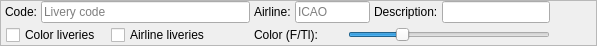
<?xml version="1.0" encoding="UTF-8"?>
<ui version="4.0">
 <class>CLiveryFilterBar</class>
 <widget class="QFrame" name="CLiveryFilterBar">
  <property name="geometry">
   <rect>
    <x>0</x>
    <y>0</y>
    <width>597</width>
    <height>44</height>
   </rect>
  </property>
  <property name="maximumSize">
   <size>
    <width>16777215</width>
    <height>50</height>
   </size>
  </property>
  <property name="windowTitle">
   <string>Frame</string>
  </property>
  <property name="frameShape">
   <enum>QFrame::StyledPanel</enum>
  </property>
  <property name="frameShadow">
   <enum>QFrame::Raised</enum>
  </property>
  <layout class="QGridLayout" name="gl_CLiveryFilterBar">
   <property name="leftMargin">
    <number>0</number>
   </property>
   <property name="topMargin">
    <number>0</number>
   </property>
   <property name="rightMargin">
    <number>0</number>
   </property>
   <property name="bottomMargin">
    <number>0</number>
   </property>
   <property name="horizontalSpacing">
    <number>4</number>
   </property>
   <property name="verticalSpacing">
    <number>2</number>
   </property>
   <item row="0" column="3">
    <widget class="QLabel" name="lbl_AirlineIcaoCode">
     <property name="text">
      <string>Airline:</string>
     </property>
    </widget>
   </item>
   <item row="0" column="1">
    <widget class="QLabel" name="lbl_LiveryCode">
     <property name="text">
      <string>Code:</string>
     </property>
    </widget>
   </item>
   <item row="0" column="5">
    <widget class="QLabel" name="lbl_Description">
     <property name="text">
      <string>Description:</string>
     </property>
    </widget>
   </item>
   <item row="0" column="2">
    <widget class="QLineEdit" name="le_LiveryCode">
     <property name="placeholderText">
      <string>Livery code</string>
     </property>
    </widget>
   </item>
   <item row="0" column="0">
    <widget class="BlackGui::Filters::CFilterBarButtons" name="filter_Buttons">
     <property name="frameShape">
      <enum>QFrame::StyledPanel</enum>
     </property>
     <property name="frameShadow">
      <enum>QFrame::Raised</enum>
     </property>
    </widget>
   </item>
   <item row="0" column="6">
    <widget class="QLineEdit" name="le_Description"/>
   </item>
   <item row="0" column="4">
    <widget class="QLineEdit" name="le_AirlineIcaoCode">
     <property name="maximumSize">
      <size>
       <width>75</width>
       <height>16777215</height>
      </size>
     </property>
     <property name="placeholderText">
      <string>ICAO</string>
     </property>
    </widget>
   </item>
   <item row="1" column="3" colspan="4">
    <widget class="QWidget" name="wi_Colors" native="true">
     <layout class="QHBoxLayout" name="hl_Colors">
      <property name="spacing">
       <number>10</number>
      </property>
      <property name="leftMargin">
       <number>0</number>
      </property>
      <property name="topMargin">
       <number>0</number>
      </property>
      <property name="rightMargin">
       <number>0</number>
      </property>
      <property name="bottomMargin">
       <number>0</number>
      </property>
      <item>
       <widget class="QLabel" name="lbl_Color">
        <property name="text">
         <string>Color (F/Tl):</string>
        </property>
       </widget>
      </item>
      <item>
       <widget class="BlackGui::Components::CColorSelector" name="color_Fuselage">
        <property name="frameShape">
         <enum>QFrame::StyledPanel</enum>
        </property>
        <property name="frameShadow">
         <enum>QFrame::Raised</enum>
        </property>
       </widget>
      </item>
      <item>
       <widget class="BlackGui::Components::CColorSelector" name="color_Tail">
        <property name="frameShape">
         <enum>QFrame::StyledPanel</enum>
        </property>
        <property name="frameShadow">
         <enum>QFrame::Raised</enum>
        </property>
       </widget>
      </item>
      <item>
       <widget class="QSlider" name="hs_ColorDistance">
        <property name="minimumSize">
         <size>
          <width>100</width>
          <height>0</height>
         </size>
        </property>
        <property name="toolTip">
         <string>Color distance</string>
        </property>
        <property name="maximum">
         <number>100</number>
        </property>
        <property name="singleStep">
         <number>5</number>
        </property>
        <property name="value">
         <number>25</number>
        </property>
        <property name="orientation">
         <enum>Qt::Horizontal</enum>
        </property>
       </widget>
      </item>
     </layout>
    </widget>
   </item>
   <item row="1" column="0" colspan="3">
    <widget class="QWidget" name="wi_Flags" native="true">
     <layout class="QHBoxLayout" name="hl_Flags">
      <property name="spacing">
       <number>10</number>
      </property>
      <property name="leftMargin">
       <number>5</number>
      </property>
      <property name="topMargin">
       <number>0</number>
      </property>
      <property name="rightMargin">
       <number>0</number>
      </property>
      <property name="bottomMargin">
       <number>0</number>
      </property>
      <item>
       <widget class="QCheckBox" name="cb_Colors">
        <property name="text">
         <string>Color liveries</string>
        </property>
       </widget>
      </item>
      <item>
       <widget class="QCheckBox" name="cb_Airlines">
        <property name="text">
         <string>Airline liveries</string>
        </property>
       </widget>
      </item>
      <item>
       <spacer name="hs_Flags">
        <property name="orientation">
         <enum>Qt::Horizontal</enum>
        </property>
        <property name="sizeHint" stdset="0">
         <size>
          <width>40</width>
          <height>20</height>
         </size>
        </property>
       </spacer>
      </item>
     </layout>
    </widget>
   </item>
   <item row="0" column="7">
    <spacer name="hs_Row1">
     <property name="orientation">
      <enum>Qt::Horizontal</enum>
     </property>
     <property name="sizeHint" stdset="0">
      <size>
       <width>40</width>
       <height>20</height>
      </size>
     </property>
    </spacer>
   </item>
  </layout>
 </widget>
 <customwidgets>
  <customwidget>
   <class>BlackGui::Components::CColorSelector</class>
   <extends>QFrame</extends>
   <header>blackgui/components/colorselector.h</header>
   <container>1</container>
  </customwidget>
  <customwidget>
   <class>BlackGui::Filters::CFilterBarButtons</class>
   <extends>QFrame</extends>
   <header>blackgui/filters/filterbarbuttons.h</header>
   <container>1</container>
  </customwidget>
 </customwidgets>
 <tabstops>
  <tabstop>le_LiveryCode</tabstop>
  <tabstop>le_AirlineIcaoCode</tabstop>
  <tabstop>le_Description</tabstop>
  <tabstop>cb_Colors</tabstop>
  <tabstop>cb_Airlines</tabstop>
  <tabstop>hs_ColorDistance</tabstop>
 </tabstops>
 <resources/>
 <connections/>
</ui>
